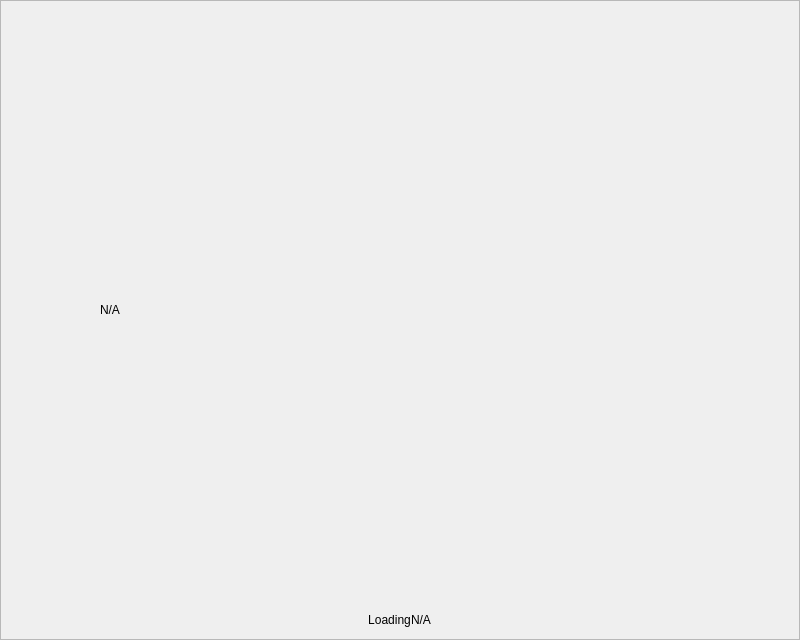
<?xml version="1.0" encoding="UTF-8"?>
<ui version="4.0">
 <class>LoadingDialog</class>
 <widget class="QWidget" name="LoadingDialog">
  <property name="geometry">
   <rect>
    <x>0</x>
    <y>0</y>
    <width>800</width>
    <height>636</height>
   </rect>
  </property>
  <property name="windowTitle">
   <string notr="true">N/A</string>
  </property>
  <layout class="QVBoxLayout" name="verticalLayout">
   <property name="spacing">
    <number>0</number>
   </property>
   <property name="leftMargin">
    <number>0</number>
   </property>
   <property name="topMargin">
    <number>0</number>
   </property>
   <property name="rightMargin">
    <number>0</number>
   </property>
   <property name="bottomMargin">
    <number>0</number>
   </property>
   <item>
    <widget class="QFrame" name="frame">
     <property name="frameShape">
      <enum>QFrame::StyledPanel</enum>
     </property>
     <property name="frameShadow">
      <enum>QFrame::Raised</enum>
     </property>
     <layout class="QVBoxLayout" name="verticalLayout_2">
      <property name="spacing">
       <number>10</number>
      </property>
      <item>
       <widget class="QWidget" name="cointainerLoading" native="true">
        <property name="maximumSize">
         <size>
          <width>16777215</width>
          <height>16777215</height>
         </size>
        </property>
        <layout class="QVBoxLayout" name="verticalLayout_3">
         <property name="spacing">
          <number>0</number>
         </property>
         <property name="leftMargin">
          <number>0</number>
         </property>
         <property name="topMargin">
          <number>0</number>
         </property>
         <property name="rightMargin">
          <number>0</number>
         </property>
         <property name="bottomMargin">
          <number>0</number>
         </property>
         <item alignment="Qt::AlignHCenter">
          <widget class="QLabel" name="labelMovie">
           <property name="minimumSize">
            <size>
             <width>600</width>
             <height>600</height>
            </size>
           </property>
           <property name="maximumSize">
            <size>
             <width>600</width>
             <height>600</height>
            </size>
           </property>
           <property name="text">
            <string notr="true">N/A</string>
           </property>
          </widget>
         </item>
         <item alignment="Qt::AlignHCenter">
          <widget class="QWidget" name="widget" native="true">
           <property name="minimumSize">
            <size>
             <width>0</width>
             <height>0</height>
            </size>
           </property>
           <layout class="QHBoxLayout" name="horizontalLayout">
            <property name="spacing">
             <number>0</number>
            </property>
            <property name="leftMargin">
             <number>0</number>
            </property>
            <property name="topMargin">
             <number>0</number>
            </property>
            <property name="rightMargin">
             <number>0</number>
            </property>
            <property name="bottomMargin">
             <number>0</number>
            </property>
            <item>
             <spacer name="horizontalSpacer">
              <property name="orientation">
               <enum>Qt::Horizontal</enum>
              </property>
              <property name="sizeHint" stdset="0">
               <size>
                <width>40</width>
                <height>20</height>
               </size>
              </property>
             </spacer>
            </item>
            <item>
             <widget class="QLabel" name="labelMessage">
              <property name="text">
               <string>Loading</string>
              </property>
              <property name="alignment">
               <set>Qt::AlignCenter</set>
              </property>
             </widget>
            </item>
            <item>
             <widget class="QLabel" name="labelDots">
              <property name="minimumSize">
               <size>
                <width>20</width>
                <height>0</height>
               </size>
              </property>
              <property name="text">
               <string notr="true">N/A</string>
              </property>
             </widget>
            </item>
            <item>
             <spacer name="horizontalSpacer_2">
              <property name="orientation">
               <enum>Qt::Horizontal</enum>
              </property>
              <property name="sizeHint" stdset="0">
               <size>
                <width>40</width>
                <height>20</height>
               </size>
              </property>
             </spacer>
            </item>
           </layout>
          </widget>
         </item>
        </layout>
       </widget>
      </item>
     </layout>
    </widget>
   </item>
  </layout>
 </widget>
 <resources/>
 <connections/>
</ui>
